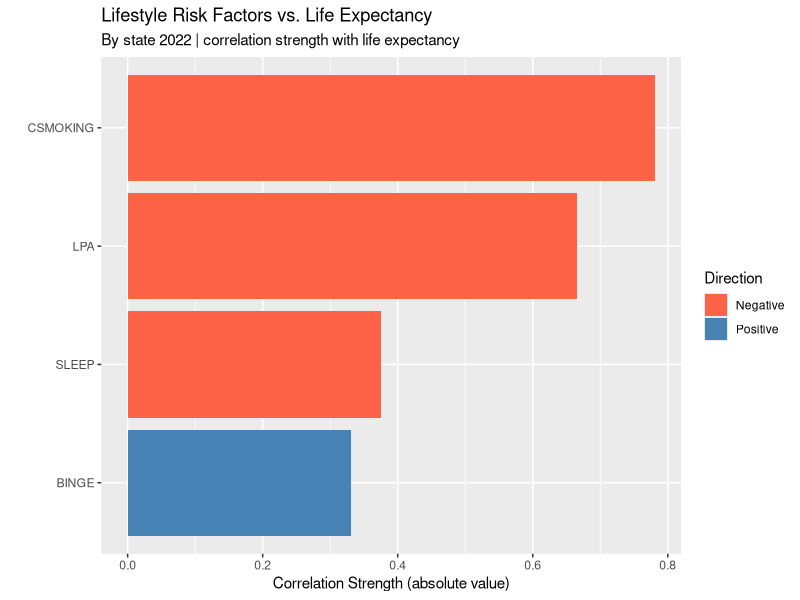
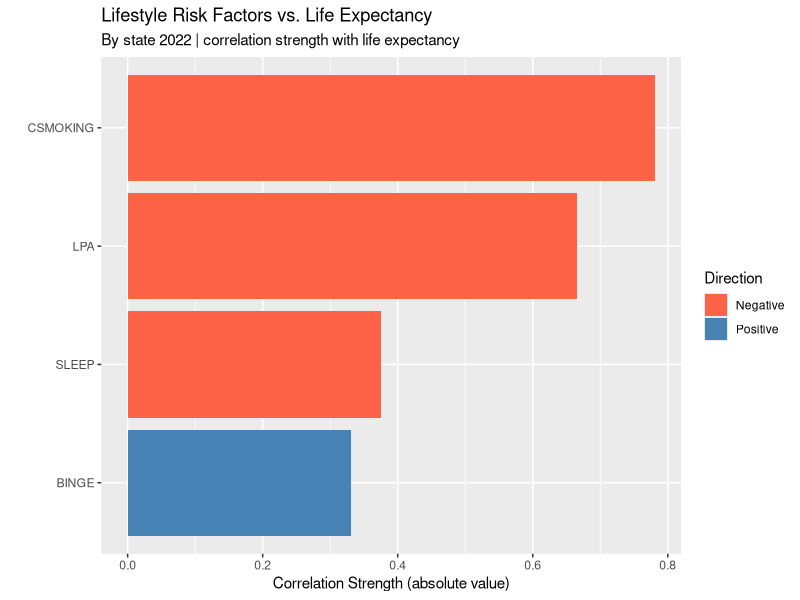

Write the R code that produced these figures, in order.
# --- import library ---
library(tidyverse)

# --- load data ---
lifestyle_analysis <- read.csv('data/processed/state_lifestyle_analysis.csv')

# --- explore data ---
head(lifestyle_analysis)
summary(lifestyle_analysis)

# -----------------------
# CORRELATION TESTS
# -----------------------

# --- 4a: Lifestyle Risk vs. Life Expectancy
lifestyle_v_le <- cor.test(lifestyle_analysis$LifeExpectancy, lifestyle_analysis$LifestyleRisk)
lifestyle_v_le

# --- 4b: Lifestyle Risk vs. Disease Burden
lifestyle_v_disease <- cor.test(lifestyle_analysis$DiseaseBurden, lifestyle_analysis$LifestyleRisk)
lifestyle_v_disease

# --- 4c: Correlation Strength of Lifestyle Risk Factors
lifestyle_cols <- lifestyle_analysis %>%
  select(BINGE:SLEEP)
correlations <- sapply(lifestyle_cols, function(x) {
  test <- cor.test(lifestyle_analysis$LifeExpectancy, x)
  c(correlation = test$estimate, p_value = test$p.value)
})
cor_df <- tibble(
  RiskFactor = colnames(lifestyle_cols),
  Correlation = round(as.numeric(correlations[1,]), 3),
  P_value = as.numeric(correlations[2,])
)
cor_df

# --- plot correlation strength
ggplot(data=cor_df, aes(x = reorder(RiskFactor, abs(Correlation)), y = abs(Correlation), fill = Correlation > 0)) +
  geom_col() +
  coord_flip() +
  scale_fill_manual(values = c("TRUE" = "steelblue", "FALSE" = "tomato"),
                    labels = c("TRUE" = "Positive", 
                               "FALSE" = "Negative"),
                    name = "Direction") +
  labs(
    title = "Lifestyle Risk Factors vs. Life Expectancy",
    subtitle = "By state 2022 | correlation strength with life expectancy",
    x = "",
    y = "Correlation Strength (absolute value)"
  )

ggsave('visualizations/q4_lifestyle_vs_life_exp.png', width = 8, height = 6)
